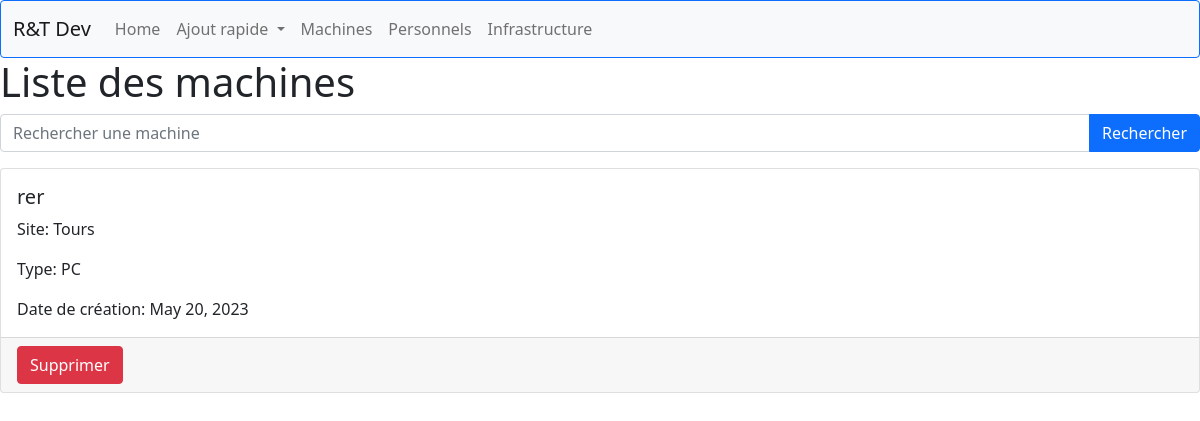
The app's page /computerApp/machines/, older data.
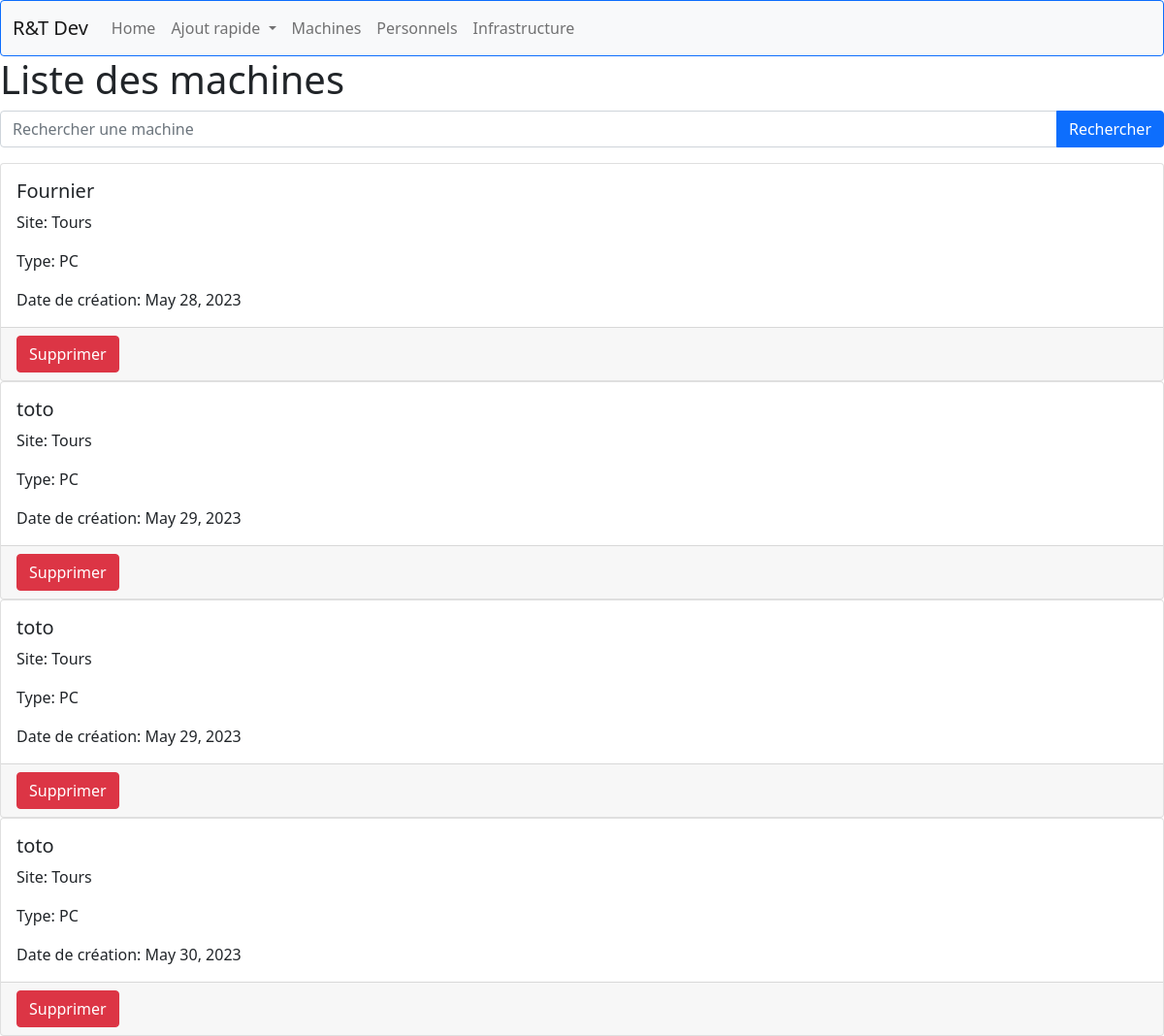
The same page, newer data.
### computerApp/models.py (models this page shows, shortened)
class Machine(models.Model):
    TYPE = (
        ('PC', 'Windows'),
        ('Mac', 'MacOS'),
        ('Serveur', 'Serveur'),
        ('Switch', 'Switch'),
    )
    id = models.AutoField(primary_key=True, editable=False)
    nom = models.CharField(max_length=30)
    creation_date = models.DateField(default=datetime.now())
    mach = models.CharField(max_length=32, choices=TYPE, default='PC')
    address_ip = models.GenericIPAddressField(
        protocol='IPv4',
        validators=[
            RegexValidator(
                regex=r'^(?!0\.0\.0\.0$)'
            ),
            validate_ipv4_address
        ],
        unique=True,
        default='0.0.0.0'
    )
    SITE = (
        ('Tours', 'Tours'),
        ('Paris', 'Paris')
    )
    site = models.CharField(max_length=10, choices=SITE, default='Paris')
    personnel = models.OneToOneField('Personnel', on_delete=models.SET_NULL, null=True, blank=True,
                                     related_name='machine_attitre')
    administrateur = models.ForeignKey(
        'Personnel',
        on_delete=models.SET_NULL,
        null=True,
        blank=True,
        related_name='administrateur_machines',
        limit_choices_to=Q(role='Administrateur') & Q(site=models.F('site'))
    )

### computerApp/views.py (the view)
# urls.py: path('machines/',views.machine_list_view, name='machines'),
def machine_list_view(request):
    search_query = request.GET.get('search_query', '')
    machines = Machine.objects.all()
    if search_query:
        machines = machines.filter(nom__icontains=search_query) | machines.filter(mach__icontains=search_query) | machines.filter(site__icontains=search_query)
    context = {'machines': machines, 'search_query': search_query}
    return render(request, 'computerApp/machine_list.html', context)

### computerApp/templates/computerApp/machine_list.html (shortened to what this page needs)
{% extends "index.html"%}
{% block content %}
<h1> Liste des machines </h1>
<form method="GET" action="">
  <div class="input-group mb-3">
    <input type="text" class="form-control" name="search_query" placeholder="Rechercher une machine" aria-label="Rechercher une machine" aria-describedby="search-button" value="{{ search_query }}">
    <button class="btn btn-primary" type="submit" id="search-button">Rechercher</button>
  </div>
</form>
{% for machine in machines %}
  <div class="card">
    <div class="card-body">
      <h5 class="card-title">{{ machine.nom }}</h5>
      <p class="card-text">Site: {{ machine.site }}</p>
      <p class="card-text">Type: {{ machine.mach }}</p>
      <p class="card-text">Date de création: {{ machine.creation_date }}</p>
    </div>
    <div class="card-footer text-right">
      <form method="POST" action="{% url 'delete_machine' machine.id %}" class="d-inline">
        <button type="submit" class="btn btn-danger" onclick="return confirm('Êtes-vous sûr de vouloir supprimer cette machine ?')">Supprimer</button>
      </form>
    </div>
  </div>
{% empty %}
  <p>Aucune machine trouvée.</p>
{% endfor %}
{% endblock %}

### computerApp/templates/index.html (shortened to what this page needs)
<!DOCTYPE html>
<html lang="fr">
<head>
    <link href="https://cdn.jsdelivr.net/npm/bootstrap@5.1.3/dist/css/bootstrap.min.css"
          rel="stylesheet"
>
</head>
<body>
{% block sidebar %}
<nav class="navbar navbar-expand-lg navbar-light bg-light border border-primary rounded">
    <div class="container-fluid">
        <a class="navbar-brand" href="#">R&T Dev</a>
        <div class="collapse navbar-collapse" id="navbarNav">
            <ul class="navbar-nav">
                <li class="nav-item">
                    <a class="nav-link" href="#">Home</a>
                </li>
                <li class="nav-item dropdown">
                    <a class="nav-link dropdown-toggle" href="#" id="navbarDropdown" role="button"
                       data-bs-toggle="dropdown" aria-expanded="false">
                        Ajout rapide
                    </a>
                </li>
                <li class="nav-item">
                    <a class="nav-link" href="{% url 'machines' %}">Machines</a>
                </li>
                <li>
                    <a class="nav-link" href="{% url 'personnels' %}">Personnels</a>
                </li>
                 <li>
                    <a class="nav-link" href="{% url 'infrastructures' %}">Infrastructure</a>
                </li>
            </ul>
        </div>
    </div>
</nav>
{% endblock %}
{% block content %}{% endblock %}
</body>
</html>

Row changes from the older to the newer data that the page shows:
removed Machine: nom "rer", site "Tours", mach "PC", creation_date "May 20, 2023"
added Machine: nom "Fournier", site "Tours", mach "PC", creation_date "May 28, 2023"
added Machine: nom "toto", site "Tours", mach "PC", creation_date "May 29, 2023"
added Machine: nom "toto", site "Tours", mach "PC", creation_date "May 29, 2023"
added Machine: nom "toto", site "Tours", mach "PC", creation_date "May 30, 2023"
